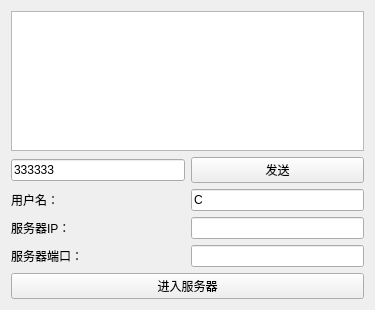
<?xml version="1.0" encoding="UTF-8"?>
<ui version="4.0">
 <class>TcpClient</class>
 <widget class="QWidget" name="TcpClient">
  <property name="geometry">
   <rect>
    <x>0</x>
    <y>0</y>
    <width>375</width>
    <height>310</height>
   </rect>
  </property>
  <property name="windowTitle">
   <string>TcpClient</string>
  </property>
  <layout class="QGridLayout" name="gridLayout">
   <item row="0" column="0" colspan="2">
    <widget class="QTextEdit" name="textEdit"/>
   </item>
   <item row="3" column="0">
    <widget class="QLabel" name="label_3">
     <property name="text">
      <string>用户名：</string>
     </property>
    </widget>
   </item>
   <item row="3" column="1">
    <widget class="QLineEdit" name="lineEditUserName">
     <property name="text">
      <string>C</string>
     </property>
    </widget>
   </item>
   <item row="4" column="0">
    <widget class="QLabel" name="label_2">
     <property name="text">
      <string>服务器IP：</string>
     </property>
    </widget>
   </item>
   <item row="4" column="1">
    <widget class="QLineEdit" name="lineEditServerIp"/>
   </item>
   <item row="5" column="0">
    <widget class="QLabel" name="label">
     <property name="text">
      <string>服务器端口：</string>
     </property>
    </widget>
   </item>
   <item row="5" column="1">
    <widget class="QLineEdit" name="lineEditServerPort"/>
   </item>
   <item row="6" column="0" colspan="2">
    <widget class="QPushButton" name="pushButtonEnter">
     <property name="text">
      <string>进入服务器</string>
     </property>
    </widget>
   </item>
   <item row="1" column="0">
    <widget class="QLineEdit" name="lineEditSend">
     <property name="text">
      <string>333333</string>
     </property>
    </widget>
   </item>
   <item row="1" column="1">
    <widget class="QPushButton" name="pushButtonSend">
     <property name="text">
      <string>发送</string>
     </property>
    </widget>
   </item>
  </layout>
 </widget>
 <resources/>
 <connections/>
</ui>
